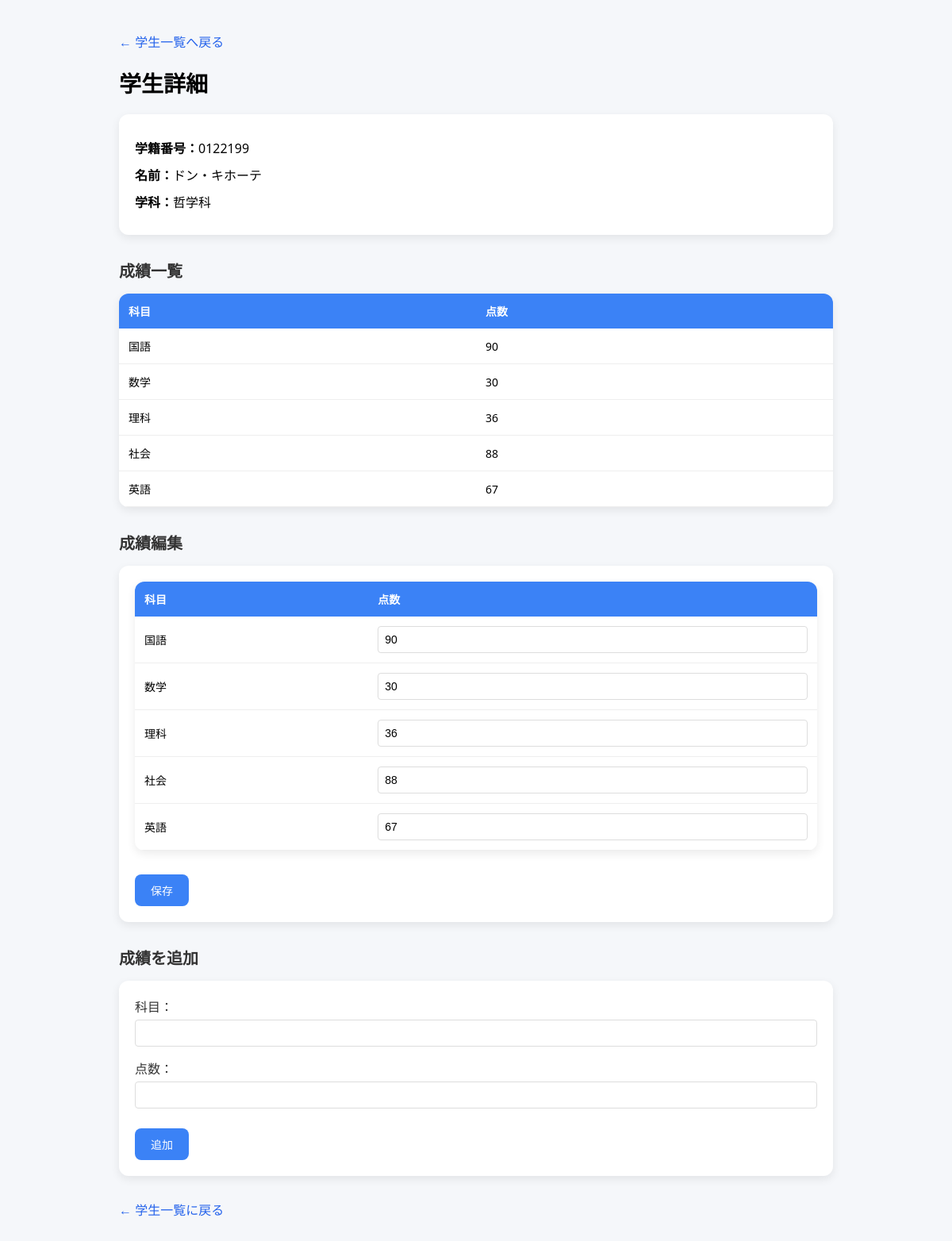
The app's page /students/0122199 with its own data.
### tables this page shows
CREATE TABLE students (
    student_id TEXT PRIMARY KEY,
    name TEXT NOT NULL,
    department TEXT NOT NULL,
    grade INTEGER NOT NULL,
    year INTEGER NOT NULL
);

CREATE TABLE scores (
    id INTEGER PRIMARY KEY AUTOINCREMENT,
    student_id TEXT NOT NULL,
    subject TEXT NOT NULL,
    score INTEGER NOT NULL,
    FOREIGN KEY (student_id) REFERENCES students(student_id)
);

### app.py (the view)
@app.route("/students/<student_id>")
def student_detail(student_id):
    cur = get_db().cursor()
    cur.execute(
        "SELECT student_id, name, department FROM students WHERE student_id = ?",
        (student_id,)
    )
    student = cur.fetchone()
    cur.execute(
        "SELECT subject, score FROM scores WHERE student_id = ?",
        (student_id,)
    )
    scores = cur.fetchall()
    return render_template(
        "student_detail.html",
        student=student,
        scores=scores
    )

### app.py (called while the page is built)
def get_db():
    db = getattr(g, "_database", None)
    if db is None:
        db = g._database = sqlite3.connect(DATABASE)
    return db

@app.teardown_appcontext
def close_connection(exception):
    db = getattr(g, "_database", None)
    if db is not None:
        db.close()

### templates/student_detail.html (shortened to what this page needs)
<!DOCTYPE html>
<html lang="ja">
<head>
</head>
<body>
  <div class="container">
    <p style="margin-bottom: 20px;">
      <a href="/students" style="color: #2563eb; text-decoration: none;">← 学生一覧へ戻る</a>
    </p>
    <h1>学生詳細</h1>
    <div class="info-card">
      <p><strong>学籍番号：</strong>{{ student[0] }}</p>
      <p><strong>名前：</strong>{{ student[1] }}</p>
      <p><strong>学科：</strong>{{ student[2] }}</p>
    </div>
    <h2>成績一覧</h2>
    {% if scores %}
    <table>
      <thead>
        <tr>
          <th>科目</th>
          <th>点数</th>
        </tr>
      </thead>
      <tbody>
        {% for s in scores %}
        <tr>
          <td>{{ s[0] }}</td>
          <td>{{ s[1] }}</td>
        </tr>
        {% endfor %}
      </tbody>
    </table>
    {% else %}
    <div class="info-card">
      <p style="color: #666; text-align: center;">成績が登録されていません</p>
    </div>
    {% endif %}
    <h2>成績編集</h2>
    {% if scores %}
    <div class="info-card">
      <form method="post" action="/students/{{ student[0] }}/edit">
        <table>
          <thead>
            <tr>
              <th>科目</th>
              <th>点数</th>
            </tr>
          </thead>
          <tbody>
            {% for s in scores %}
            <tr>
              <td>{{ s[0] }}</td>
              <td>
                <input
                  type="number"
                  name="{{ s[0] }}"
                  value="{{ s[1] }}"
                  min="0"
                  max="100"
                >
              </td>
            </tr>
            {% endfor %}
          </tbody>
        </table>
        <button type="submit">保存</button>
      </form>
    </div>
    {% endif %}
    <h2>成績を追加</h2>
    <div class="info-card">
      <form method="post" action="/students/{{ student[0] }}/add_score">
        <div class="form-group">
          <label for="subject">科目：</label>
          <input type="text" id="subject" name="subject" required>
        </div>
        <div class="form-group">
          <label for="score">点数：</label>
          <input type="number" id="score" name="score" min="0" max="100" required>
        </div>
        <button type="submit">追加</button>
      </form>
    </div>
    <p style="margin-top: 30px;"><a href="/students">← 学生一覧に戻る</a></p>
  </div>
</body>
</html>

### templates/student_detail.html (style rules this page uses)
body { font-family: "Segoe UI", sans-serif; background: #f5f7fa; margin: 0; padding: 0; }
.container { max-width: 900px; margin: 40px auto; }
h1 { font-size: 28px; margin-bottom: 20px; }
h2 { font-size: 20px; margin-top: 30px; margin-bottom: 15px; color: #333; }
.info-card { background: white; padding: 20px; border-radius: 12px; box-shadow: 0 4px 12px rgba(0,0,0,0.08); margin-bottom: 20px; }
.info-card p { margin: 10px 0; font-size: 16px; }
table { width: 100%; border-collapse: collapse; background: white; border-radius: 12px; overflow: hidden; box-shadow: 0 4px 12px rgba(0,0,0,0.08); margin-bottom: 20px; }
th { background: #3b82f6; color: white; padding: 12px; text-align: left; font-size: 14px; }
td { padding: 12px; border-bottom: 1px solid #eee; font-size: 14px; }
input[type="number"], input[type="text"] { padding: 8px; border: 1px solid #ddd; border-radius: 4px; font-size: 14px; width: 100%; box-sizing: border-box; }
button { background: #3b82f6; color: white; padding: 10px 20px; border: none; border-radius: 8px; cursor: pointer; font-size: 14px; margin-top: 10px; }
a { color: #2563eb; text-decoration: none; }
.form-group { margin-bottom: 15px; }
.form-group label { display: block; margin-bottom: 5px; font-weight: 500; color: #333; }

### records on screen
students: student_id "0122199", name "ドン・キホーテ", department "哲学科"
scores: subject "国語", score "90"
scores: subject "数学", score "30"
scores: subject "理科", score "36"
scores: subject "社会", score "88"
scores: subject "英語", score "67"
